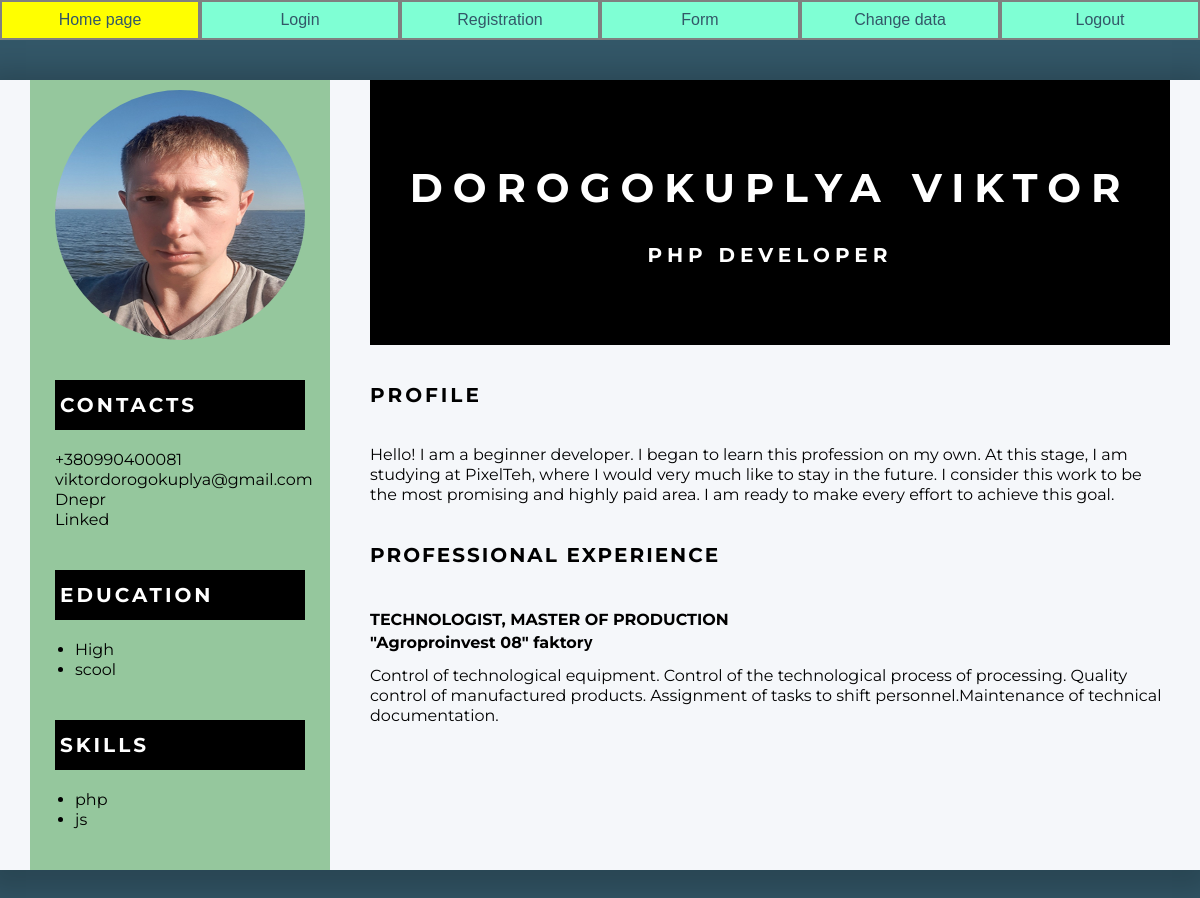
The page / on the database its author committed.
### tables this page shows
CREATE TABLE `resume_data` (
  `id` int NOT NULL AUTO_INCREMENT,
  `type` varchar(60) NOT NULL,
  `mobile-tel` varchar(60) DEFAULT NULL,
  `contacts-email` varchar(60) DEFAULT NULL,
  `address` varchar(60) DEFAULT NULL,
  `social` varchar(60) DEFAULT NULL,
  `education` varchar(300) DEFAULT NULL,
  `skills` varchar(300) DEFAULT NULL,
  `about_my` varchar(600) DEFAULT NULL,
  `position` varchar(60) DEFAULT NULL,
  `companyName` varchar(60) DEFAULT NULL,
  `profExperience` varchar(600) DEFAULT NULL,
  PRIMARY KEY (`id`)
);

### pages/resume.php (the view, shortened to what this page needs)
<?php
require_once "functionality/connectionDB.php";
$connect = mysqli_connect('localhost', 'admin', 'password', 'my_db') or die('Error connect' .  mysqli_error($connect));
$recive = mysqli_query($connect, "SELECT * FROM `resume_data` WHERE `type` = 'editable'") or die ('Error connect' .  mysqli_error($connect));
$content = mysqli_fetch_array($recive);
?>
<head>
    <link rel="stylesheet" href="../css/reset.css">
    <link rel="stylesheet" href="../css/resume.css">
</head>
<body>
    <div class="main-container">
       <div class="main-content">
        <div class="about-me">
            <h1 class="about-me-name">
                DOROGOKUPLYA VIKTOR
            </h1>
            <h2 class="about-me-profession">PHP DEVELOPER</h2>
        </div>
           <div class="main-profile">
               <h3 class="main-profile-title">PROFILE</h3>
               <p class="main-profile-text">
               <?php echo $content['about_my']; ?>
               </p>
           </div>
           <div class="main-professional-experience">
               <h3 class="main-professional-experience_title">PROFESSIONAL EXPERIENCE</h3>
               <div class="work-company">
                   <h4 class="work-company-title"><?php echo $content['position']; ?></h4>
                   <h5 class="work-company-about"><?php echo $content['companyName']; ?></h5>
                   <p class="work-experience-content"><?php echo $content['profExperience']; ?></p>
               </div>
           </div>
       </div>
        <div class="sidebar-section">
            <div class="sidebar-section-container">
                <div class="sidebar-section-img">
                    <img class="sidebar-section-photo" src="../storage/images/photo.jpg" alt="my photo">
                </div>
                <div class="info">
                    <div class="info-contact">
                        <h3 class="info-contacts">
                            CONTACTS
                        </h3>
                        <div class="info-contacts_text">
                            <div class="">
                                <p class="sidebar-content"><?php echo $content['mobile-tel'] .'<br>' . $content['contacts-email'] . "<br>" . $content['address'] .'<br>' . $content['social']; ?></p>
                            </div>
                        </div>
                    </div>
                </div>
                <div class="info">
                    <div class="info-educations">
                        <h3 class="info-education">
                       EDUCATION
                    </h3>
                        <div class="info-contacts_text">
                           <ul class="sidebar-content"><?php $educations = explode(' ', $content['education']);
                           foreach ($educations as $value) {
                               echo '<li>' . $value . '</li>';
                           }
                           ?>
                           </ul>
                        </div>
                    </div>
                </div>
                <div class="info">
                    <div class="info-skill">
                        <h3 class="info-skills">
                        SKILLS
                    </h3>
                        <div class="info-contacts_text">
                            <ul class="sidebar-content"><?php $allskills = explode(' ', $content['skills']);
                                foreach ($allskills as $value) {
                                    echo '<li>' . $value . '</li>';
                                }
                                ?>
                            </ul>
                        </div>
                    </div>
                </div>
            </div>
        </div>
    </div>
</body>

### index.php (shortened to what this page needs)
<?php
$default_page = 'pages/resume';
$page = $_GET['tab'] ?? $default_page;
if (isset($_SESSION['user']) && !empty($_SESSION['user'])) {
    $pages = [
        'pages/login' => 'Login',
        'pages/registration' => 'Registration',
        'pages/form' => 'Form',
        'pages/resume_data' => 'Change data',
        'pages/logout' => 'Logout',
    ];
} else {
    $pages = [
        'pages/login' => 'Login',
        'pages/registration' => 'Registration',
    ];
}
$page = in_array($page, array_keys($pages)) ? $page : $default_page;
?>
<head>
    <link rel="stylesheet" href="css/reset.css">
    <link rel="stylesheet" href="css/menu.css">
</head>
<body>
<?php
include 'pages/menu.php';
include "$page.php";
?>
</body>

### pages/menu.php (shortened to what this page needs)
<head>
    <link rel="stylesheet" href="../css/reset.css">
    <link rel="stylesheet" href="../css/menu.css">
</head>
<body>
<div class="container-menu">
    <nav class="menu">
        <div class="menu-item">
            <a href="?tab=pages/index"><p class="menu-text">Home page</p></a>
        </div>
        <div class="menu-item">
            <a href="?tab=pages/login"><p class="menu-text">Login</p></a>
        </div>
        <div class="menu-item">
            <a href="?tab=pages/registration"><p class="menu-text">Registration</p></a>
        </div>
        <div class="menu-item">
            <a href="?tab=pages/form"><p class="menu-text">Form</p></a>
        </div>
        <div class="menu-item">
            <a href="?tab=pages/resume_data"><p class="menu-text">Change data</p></a>
        </div>
        <div class="menu-item">
            <a href="?tab=pages/logout"><p class="menu-text">Logout</p></a>
        </div>
    </nav>
</div>
</body>

### css/menu.css (style rules this page uses)
body { font-family: "Arial", sans-serif; background-color: #335768; font-size: 16px; }
.container-menu { min-width: 100%; }
.menu { display: flex; flex-direction: row; justify-content: space-between; }
.menu-item { color: #335768; border: 2px solid grey; width: 20%; background-color: aquamarine; }
a { text-decoration: none; color: #335768; }
.menu-text { font-family: 'Arial', sans-serif; text-align: center; padding: 10px 0; }

### css/resume.css (style rules this page uses)
body { background-color: #335768; font-size: 16px; font-family: "Arial", sans-serif; }
.main-container { font-family: "Montserrat", sans-serif; background-color: #f5f7fa; display: flex; flex-direction: row-reverse; max-width: 1200px; margin: 40px auto; box-shadow: -2px 8px 29px 17px rgba(0, 0, 0, 0.2); }
.main-content { width: 800px; margin: 0 30px 40px 30px; }
.about-me { padding: 80px 30px; color: #ffffff; background-color: black; margin-bottom: 40px; }
.about-me-name { font-size: 40px; line-height: 55px; text-align: center; letter-spacing: 10px; padding-bottom: 30px; }
.about-me-profession { font-size: 20px; line-height: 20px; text-align: center; letter-spacing: 5px; }
.main-profile-title { font-size: 20px; letter-spacing: 3px; font-weight: 700; padding-bottom: 40px; }
.main-profile-text, .work-experience-content { line-height: 20px; font-weight: 400; }
.main-professional-experience { margin: 40px 0; }
.main-professional-experience_title { font-size: 20px; letter-spacing: 2px; font-weight: 700; margin-bottom: 40px; }
.work-company { margin-bottom: 20px; }
.work-company-title { font-weight: 700; font-style: normal; line-height: 30px; }
.work-company-about { margin-bottom: 15px; }
.sidebar-section { background-color: #95C79D; width: 300px; margin: 0 10px; }
.sidebar-section-container { margin: 10px 25px 40px 25px; }
.sidebar-section-photo { width: 250px; height: 250px; border-radius: 50%; }
.info { margin-top: 40px; }
ul.sidebar-content { margin-left: 20px; }
.sidebar-content { max-width: 250px; }
.info-contacts, .info-education, .info-skills { background-color: black; color: #ffffff ; font-size: 20px; line-height: 40px; letter-spacing: 3px; font-weight: 700; padding: 5px 0 5px 5px; margin-bottom: 20px; }
.info-contacts_text { line-height: 20px; font-weight: 400; }

### rows shown on the page
resume_data: about_my "Hello! I am a beginner developer. I began to learn this profession on my own. At this stage, I am studying at PixelTeh, where I would very much like to stay in the future. I consider this work to be the most promising and highly paid area. I am ready to make every effort to achieve this goal.", position "TECHNOLOGIST, MASTER OF PRODUCTION", companyName "\"Agroproinvest 08\" faktorу", profExperience "Control of technological equipment. Control of the technological process of processing. Quality control of manufactured products. Assignment of tasks to shift personnel.Maintenance of technical documentation.", value "+380990400081", value "viktordorogokuplya@gmail.com", address "Dnepr", social "Linked", education "High", education "scool", skills "php", skills "js"
